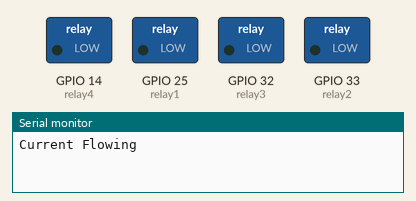
Simulated run of this sketch. Board: ESP32. Shown: switched loads named in the sketch (green lamp = pin HIGH), the last lines printed to the serial monitor.

Above: at 0.2 s.
At 1.0 s:
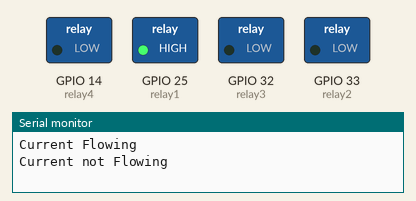
At 2.0 s:
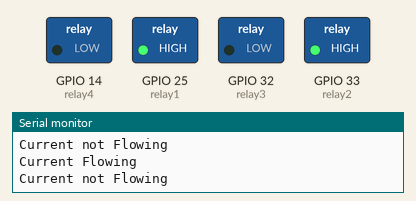
At 3.0 s:
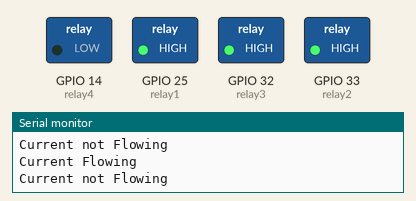
At 4.2 s:
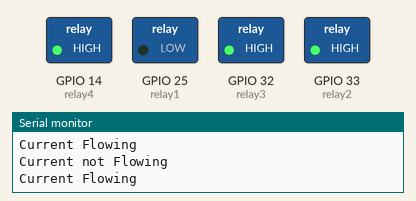
At 4.7 s:
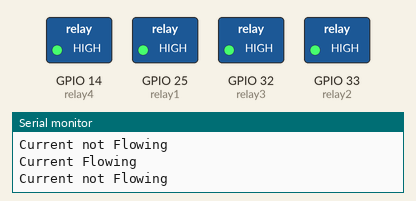
Timing chart, 0 to 5.2 s (numbered marks = the images above):
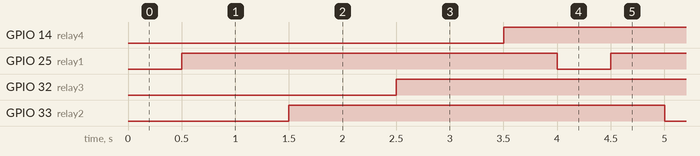

The sketch:

ligaTodosReles.ino
```cpp
const int relay1 = 25;
const int relay2 = 33;
const int relay3 = 32;
const int relay4 = 14;

void setup() {
  Serial.begin(115200);
  pinMode(relay1, OUTPUT);
  pinMode(relay2, OUTPUT);
  pinMode(relay3, OUTPUT);
  pinMode(relay4, OUTPUT);
}

void loop() {
  //1
  digitalWrite(relay1, LOW);
  Serial.println("Current Flowing");
  delay(500);

  digitalWrite(relay1, HIGH);
  Serial.println("Current not Flowing");
  delay(500);

  //2
  digitalWrite(relay2, LOW);
  Serial.println("Current Flowing");
  delay(500);

  digitalWrite(relay2, HIGH);
  Serial.println("Current not Flowing");
  delay(500);

  //3
  digitalWrite(relay3, LOW);
  Serial.println("Current Flowing");
  delay(500);

  digitalWrite(relay3, HIGH);
  Serial.println("Current not Flowing");
  delay(500);

  //4
  digitalWrite(relay4, LOW);
  Serial.println("Current Flowing");
  delay(500);

  digitalWrite(relay4, HIGH);
  Serial.println("Current not Flowing");
  delay(500);
}
```

Measured:
- by itself, GPIO 14 (relay4), GPIO 25 (relay1), GPIO 32 (relay3), GPIO 33 (relay2): alternates HIGH for 3.5 s and LOW for 0.50 s
